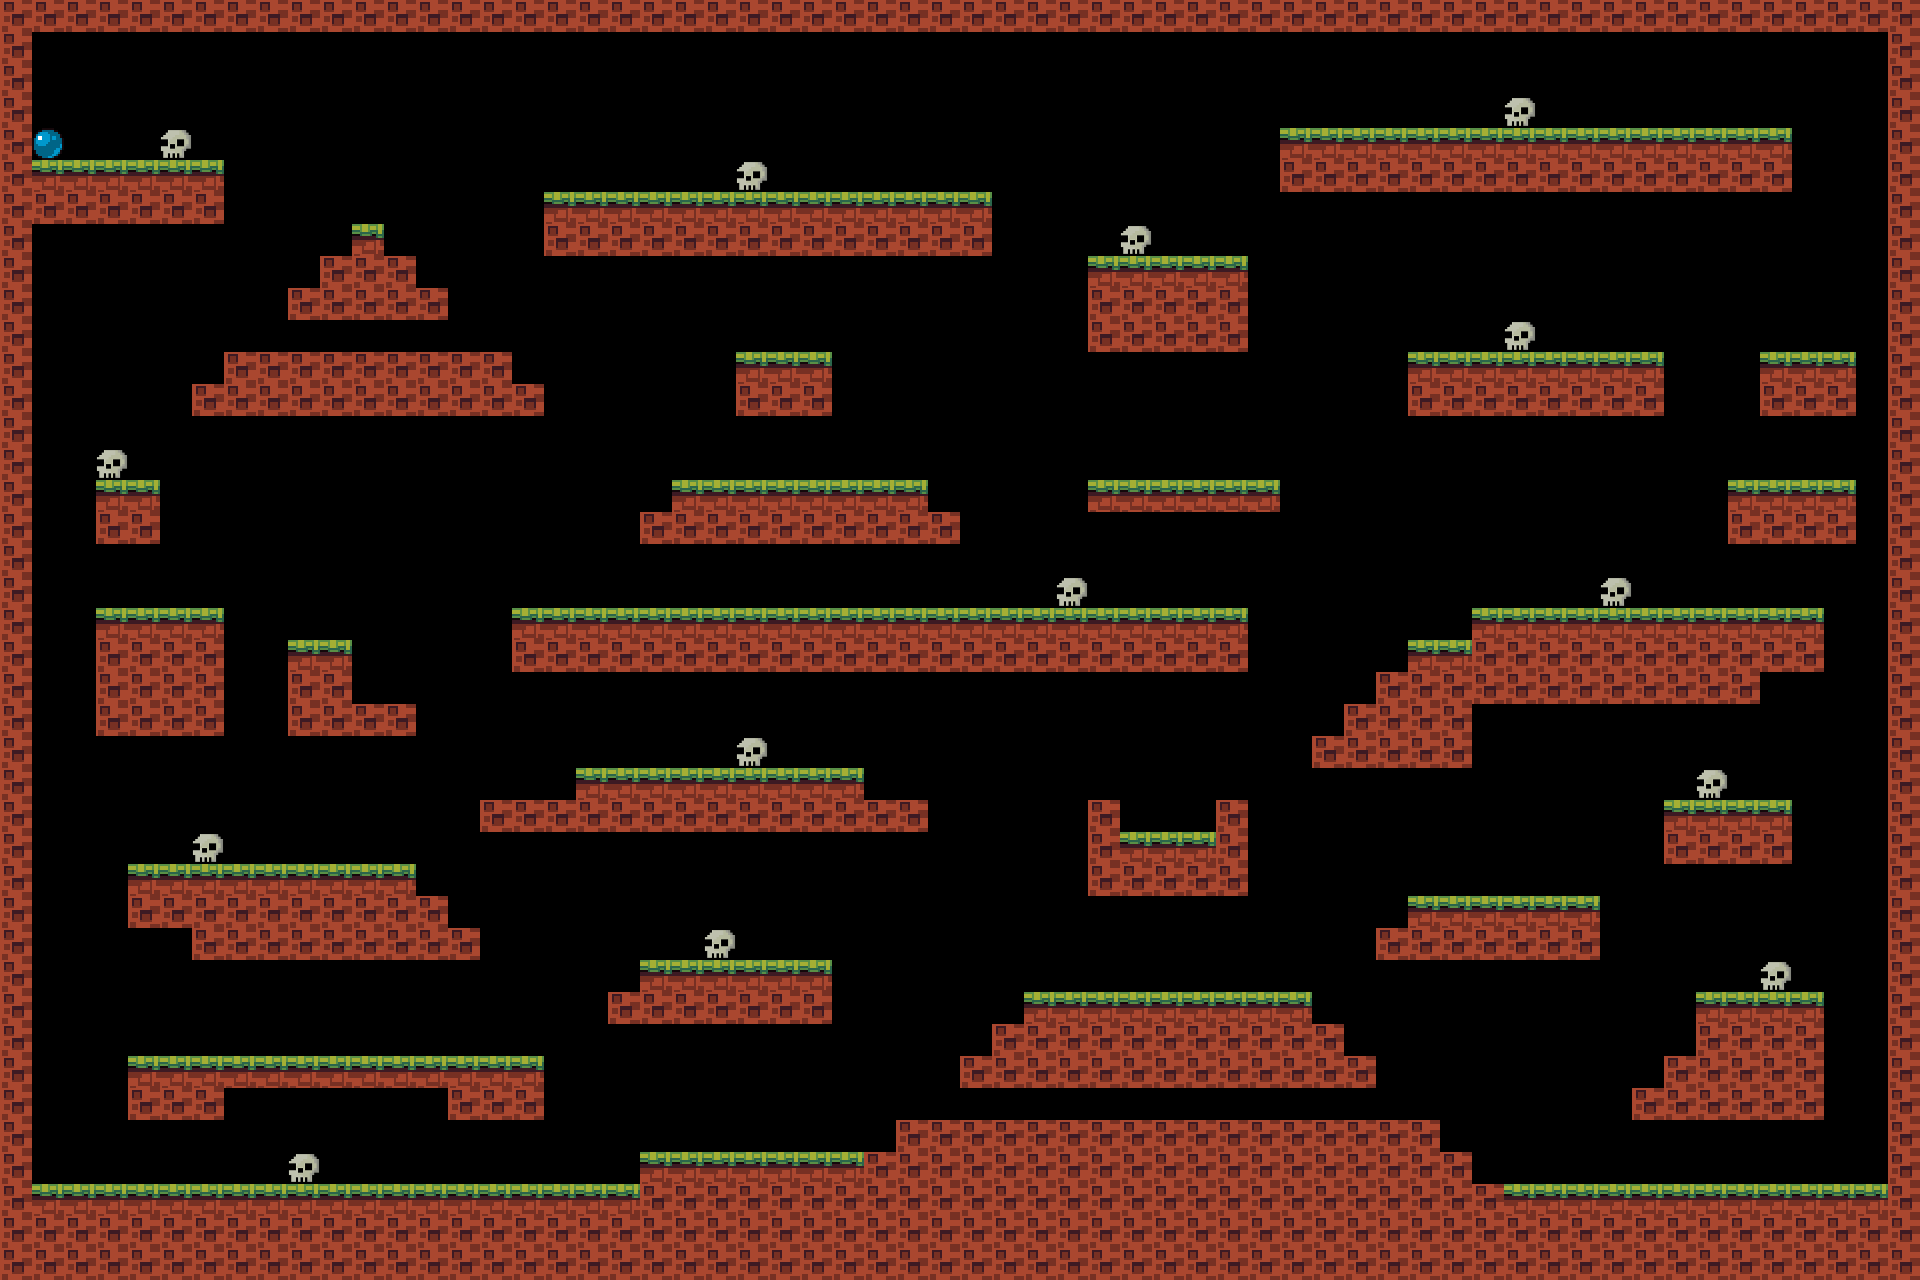

This is a level from a 2D game, rendered from its Tiled map with the project's own tilesets. A one-line summary and the complete map file follow:
An orthogonal 60x40 tile map with 32x32 px tiles, 1 tile layer (Tile Layer 1), 2 tilesets.

<map version="1.9" tiledversion="1.9.2" orientation="orthogonal" renderorder="right-down" width="60" height="40" tilewidth="32" tileheight="32" infinite="0" nextlayerid="2" nextobjectid="1">
 <tileset firstgid="1" name="tileset" tilewidth="32" tileheight="32" tilecount="4" columns="4">
  <image source="../assets/tileset.png" width="128" height="32" />
 </tileset>
 <tileset firstgid="5" name="tileset" tilewidth="32" tileheight="32" tilecount="4" columns="4">
  <image source="../assets/tileset.png" width="128" height="32" />
 </tileset>
 <layer id="1" name="Tile Layer 1" width="60" height="40">
  <data encoding="csv">
6,6,6,6,6,6,6,6,6,6,6,6,6,6,6,6,6,6,6,6,6,6,6,6,6,6,6,6,6,6,6,6,6,6,6,6,6,6,6,6,6,6,6,6,6,6,6,6,6,6,6,6,6,6,6,6,6,6,6,6,
6,0,0,0,0,0,0,0,0,0,0,0,0,0,0,0,0,0,0,0,0,0,0,0,0,0,0,0,0,0,0,0,0,0,0,0,0,0,0,0,0,0,0,0,0,0,0,0,0,0,0,0,0,0,0,0,0,0,0,6,
6,0,0,0,0,0,0,0,0,0,0,0,0,0,0,0,0,0,0,0,0,0,0,0,0,0,0,0,0,0,0,0,0,0,0,0,0,0,0,0,0,0,0,0,0,0,0,0,0,0,0,0,0,0,0,0,0,0,0,6,
6,0,0,0,0,0,0,0,0,0,0,0,0,0,0,0,0,0,0,0,0,0,0,0,0,0,0,0,0,0,0,0,0,0,0,0,0,0,0,0,0,0,0,0,0,0,0,4,0,0,0,0,0,0,0,0,0,0,0,6,
6,3,0,0,0,4,0,0,0,0,0,0,0,0,0,0,0,0,0,0,0,0,0,0,0,0,0,0,0,0,0,0,0,0,0,0,0,0,0,0,5,5,5,5,5,5,5,5,5,5,5,5,5,5,5,1,0,0,0,6,
6,1,1,5,5,5,5,0,0,0,0,0,0,0,0,0,0,0,0,0,0,0,0,4,0,0,0,0,0,0,0,0,0,0,0,0,0,0,0,0,6,6,6,6,6,6,6,6,6,6,6,6,6,6,6,2,0,0,0,6,
6,2,2,6,6,6,6,0,0,0,0,0,0,0,0,0,0,5,5,5,5,5,5,5,5,5,5,5,5,5,5,0,0,0,0,0,0,0,0,0,0,0,0,0,0,0,0,0,0,0,0,0,0,0,0,0,0,0,0,6,
6,0,0,0,0,0,0,0,0,0,0,5,0,0,0,0,0,6,6,6,6,6,6,6,6,6,6,6,6,6,6,0,0,0,0,4,0,0,0,0,0,0,0,0,0,0,0,0,0,0,0,0,0,0,0,0,0,0,0,6,
6,0,0,0,0,0,0,0,0,0,6,6,6,0,0,0,0,0,0,0,0,0,0,0,0,0,0,0,0,0,0,0,0,0,5,5,5,5,5,0,0,0,0,0,0,0,0,0,0,0,0,0,0,0,0,0,0,0,0,6,
6,0,0,0,0,0,0,0,0,6,6,6,6,6,0,0,0,0,0,0,0,0,0,0,0,0,0,0,0,0,0,0,0,0,6,6,6,6,6,0,0,0,0,0,0,0,0,0,0,0,0,0,0,0,0,0,0,0,0,6,
6,0,0,0,0,0,0,0,0,0,0,0,0,0,0,0,0,0,0,0,0,0,0,0,0,0,0,0,0,0,0,0,0,0,6,6,6,6,6,0,0,0,0,0,0,0,0,4,0,0,0,0,0,0,0,0,0,0,0,6,
6,0,0,0,0,0,0,6,6,6,6,6,6,6,6,6,0,0,0,0,0,0,0,5,5,5,0,0,0,0,0,0,0,0,0,0,0,0,0,0,0,0,0,0,5,5,5,5,5,5,5,5,0,0,0,1,5,5,0,6,
6,0,0,0,0,0,6,6,6,6,6,6,6,6,6,6,6,0,0,0,0,0,0,6,6,6,0,0,0,0,0,0,0,0,0,0,0,0,0,0,0,0,0,0,6,6,6,6,6,6,6,6,0,0,0,2,6,6,0,6,
6,0,0,0,0,0,0,0,0,0,0,0,0,0,0,0,0,0,0,0,0,0,0,0,0,0,0,0,0,0,0,0,0,0,0,0,0,0,0,0,0,0,0,0,0,0,0,0,0,0,0,0,0,0,0,0,0,0,0,6,
6,0,0,4,0,0,0,0,0,0,0,0,0,0,0,0,0,0,0,0,0,0,0,0,0,0,0,0,0,0,0,0,0,0,0,0,0,0,0,0,0,0,0,0,0,0,0,0,0,0,0,0,0,0,0,0,0,0,0,6,
6,0,0,5,5,0,0,0,0,0,0,0,0,0,0,0,0,0,0,0,0,5,5,5,5,5,5,5,5,0,0,0,0,0,1,1,1,1,1,1,0,0,0,0,0,0,0,0,0,0,0,0,0,0,5,5,5,5,0,6,
6,0,0,6,6,0,0,0,0,0,0,0,0,0,0,0,0,0,0,0,6,6,6,6,6,6,6,6,6,6,0,0,0,0,0,0,0,0,0,0,0,0,0,0,0,0,0,0,0,0,0,0,0,0,6,6,6,6,0,6,
6,0,0,0,0,0,0,0,0,0,0,0,0,0,0,0,0,0,0,0,0,0,0,0,0,0,0,0,0,0,0,0,0,0,0,0,0,0,0,0,0,0,0,0,0,0,0,0,0,0,0,0,0,0,0,0,0,0,0,6,
6,0,0,0,0,0,0,0,0,0,0,0,0,0,0,0,0,0,0,0,0,0,0,0,0,0,0,0,0,0,0,0,0,4,0,0,0,0,0,0,0,0,0,0,0,0,0,0,0,0,4,0,0,0,0,0,0,0,0,6,
6,0,0,5,5,5,5,0,0,0,0,0,0,0,0,0,5,5,5,5,5,5,5,5,5,5,5,5,5,5,5,5,5,5,5,5,5,5,5,0,0,0,0,0,0,0,1,1,5,5,5,5,5,5,5,5,5,0,0,6,
6,0,0,6,6,6,6,0,0,1,1,0,0,0,0,0,6,6,6,6,6,6,6,6,6,6,6,6,6,6,6,6,6,6,6,6,6,6,6,0,0,0,0,0,1,1,6,6,6,6,6,6,6,6,6,6,6,0,0,6,
6,0,0,6,6,6,6,0,0,6,6,0,0,0,0,0,0,0,0,0,0,0,0,0,0,0,0,0,0,0,0,0,0,0,0,0,0,0,0,0,0,0,0,2,2,2,2,2,2,2,2,2,2,2,2,0,0,0,0,6,
6,0,0,6,6,6,6,0,0,6,6,6,6,0,0,0,0,0,0,0,0,0,0,0,0,0,0,0,0,0,0,0,0,0,0,0,0,0,0,0,0,0,6,6,6,6,0,0,0,0,0,0,0,0,0,0,0,0,0,6,
6,0,0,0,0,0,0,0,0,0,0,0,0,0,0,0,0,0,0,0,0,0,0,4,0,0,0,0,0,0,0,0,0,0,0,0,0,0,0,0,0,6,6,6,6,6,0,0,0,0,0,0,0,0,0,0,0,0,0,6,
6,0,0,0,0,0,0,0,0,0,0,0,0,0,0,0,0,0,5,5,5,5,5,5,5,5,5,0,0,0,0,0,0,0,0,0,0,0,0,0,0,0,0,0,0,0,0,0,0,0,0,0,0,4,0,0,0,0,0,6,
6,0,0,0,0,0,0,0,0,0,0,0,0,0,0,2,6,6,6,6,6,6,6,6,6,6,6,6,6,0,0,0,0,0,6,0,0,0,6,0,0,0,0,0,0,0,0,0,0,0,0,0,1,1,1,1,0,0,0,6,
6,0,0,0,0,0,4,0,0,0,0,0,0,0,0,0,0,0,0,0,0,0,0,0,0,0,0,0,0,0,0,0,0,0,6,5,5,5,6,0,0,0,0,0,0,0,0,0,0,0,0,0,2,2,2,2,0,0,0,6,
6,0,0,0,5,5,5,5,5,5,5,5,5,0,0,0,0,0,0,0,0,0,0,0,0,0,0,0,0,0,0,0,0,0,6,6,6,6,6,0,0,0,0,0,0,0,0,0,0,0,0,0,0,0,0,0,0,0,0,6,
6,0,0,0,6,6,6,6,6,6,6,6,6,6,0,0,0,0,0,0,0,0,0,0,0,0,0,0,0,0,0,0,0,0,0,0,0,0,0,0,0,0,0,0,5,5,5,5,5,5,0,0,0,0,0,0,0,0,0,6,
6,0,0,0,0,0,6,6,6,6,6,6,6,6,6,0,0,0,0,0,0,0,4,0,0,0,0,0,0,0,0,0,0,0,0,0,0,0,0,0,0,0,0,6,6,6,6,6,6,6,0,0,0,0,0,0,0,0,0,6,
6,0,0,0,0,0,0,0,0,0,0,0,0,0,0,0,0,0,0,0,5,5,5,5,5,5,0,0,0,0,0,0,0,0,0,0,0,0,0,0,0,0,0,0,0,0,0,0,0,0,0,0,0,0,0,4,0,0,0,6,
6,0,0,0,0,0,0,0,0,0,0,0,0,0,0,0,0,0,0,6,6,6,6,6,6,6,0,0,0,0,0,0,5,5,5,5,5,5,5,5,5,0,0,0,0,0,0,0,0,0,0,0,0,5,5,5,5,0,0,6,
6,0,0,0,0,0,0,0,0,0,0,0,0,0,0,0,0,0,0,0,0,0,0,0,0,0,0,0,0,0,0,6,6,6,6,6,6,6,6,6,6,6,0,0,0,0,0,0,0,0,0,0,0,6,6,6,6,0,0,6,
6,0,0,0,5,5,5,5,5,5,5,5,5,5,5,5,5,0,0,0,0,0,0,0,0,0,0,0,0,0,6,6,6,6,6,6,6,6,6,6,6,6,6,0,0,0,0,0,0,0,0,0,6,6,6,6,6,0,0,6,
6,0,0,0,6,6,6,0,0,0,0,0,0,0,6,6,6,0,0,0,0,0,0,0,0,0,0,0,0,0,0,0,0,0,0,0,0,0,0,0,0,0,0,0,0,0,0,0,0,0,0,6,6,6,6,6,6,0,0,6,
6,0,0,0,0,0,0,0,0,0,0,0,0,0,0,0,0,0,0,0,0,0,0,0,0,0,0,0,6,6,6,6,6,6,6,6,6,6,6,6,6,6,6,6,6,0,0,0,0,0,0,0,0,0,0,0,0,0,0,6,
6,0,0,0,0,0,0,0,0,4,0,0,0,0,0,0,0,0,0,0,1,1,1,1,1,1,1,6,6,6,6,6,6,6,6,6,6,6,6,6,6,6,6,6,6,6,0,0,0,0,0,0,0,0,0,0,0,0,0,6,
6,5,5,5,5,5,5,5,5,5,5,5,5,5,5,5,5,5,5,5,2,2,2,2,2,2,2,6,6,6,6,6,6,6,6,6,6,6,6,6,6,6,6,6,6,6,6,5,5,5,5,5,5,5,5,5,5,5,5,6,
6,6,6,6,6,6,6,6,6,6,6,6,6,6,6,6,6,6,6,6,6,6,6,6,6,6,6,6,6,6,6,6,6,6,6,6,6,6,6,6,6,6,6,6,6,6,6,6,6,6,6,6,6,6,6,6,6,6,6,6,
6,6,6,6,6,6,6,6,6,6,6,6,6,6,6,6,6,6,6,6,6,6,6,6,6,6,6,6,6,6,6,6,6,6,6,6,6,6,6,6,6,6,6,6,6,6,6,6,6,6,6,6,6,6,6,6,6,6,6,6
</data>
 </layer>
</map>
